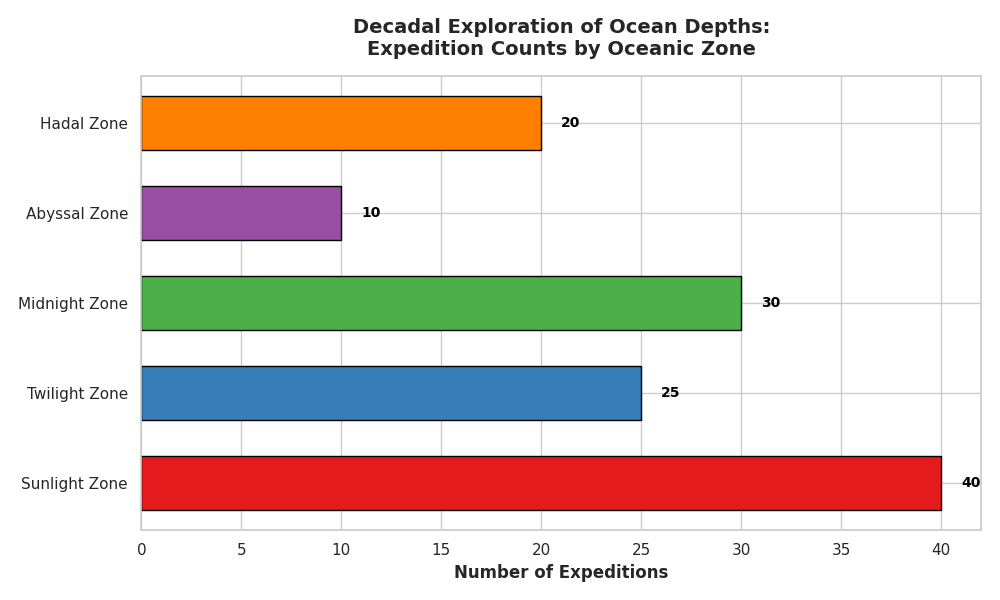

Write the Python code that produced this figure.
import matplotlib.pyplot as plt

zones = ['Sunlight Zone', 'Twilight Zone', 'Midnight Zone', 'Abyssal Zone', 'Hadal Zone']
expeditions = [40, 25, 30, 10, 20] 
new_colors = ['#e41a1c', '#377eb8', '#4daf4a', '#984ea3', '#ff7f00']

fig, ax = plt.subplots(figsize=(10, 6))

ax.barh(zones, expeditions, color=new_colors, edgecolor='black', height=0.6)

ax.set_xlabel('Number of Expeditions', fontsize=12, fontweight='bold')
ax.set_title('Decadal Exploration of Ocean Depths:\nExpedition Counts by Oceanic Zone', fontsize=14, fontweight='bold', pad=15)

for bar in ax.containers[0]:
    width = bar.get_width()
    ax.text(width + 1, bar.get_y() + bar.get_height() / 2, f'{width}', va='center', fontsize=10, fontweight='bold', color='black')

ax.set_yticks(range(len(zones)))
ax.set_yticklabels(zones, fontsize=11)

plt.tight_layout()
plt.show()
